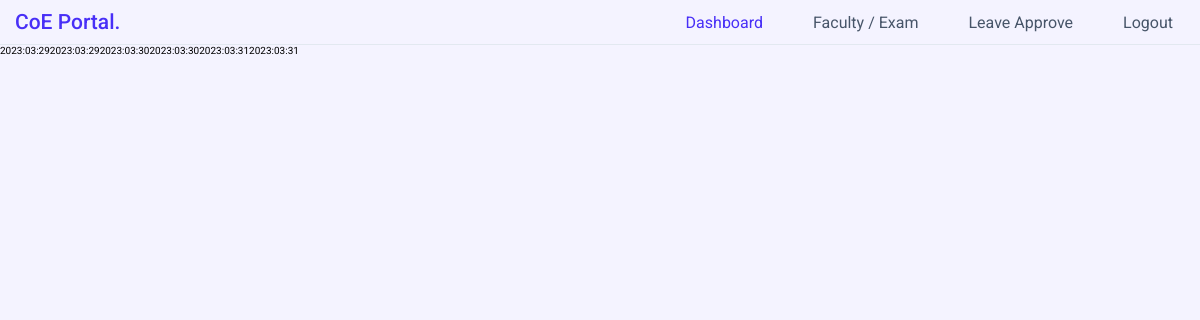
The app's page /admin/biometric.php (signed in) with its own data.
### tables this page shows
CREATE TABLE IF NOT EXISTS `exam_details` (
  `id` int NOT NULL AUTO_INCREMENT,
  `batch` varchar(45) DEFAULT NULL,
  `exam_name` varchar(45) DEFAULT NULL,
  `date` date DEFAULT NULL,
  `ftime` varchar(45) DEFAULT NULL,
  `ttime` varchar(45) DEFAULT NULL,
  `state` varchar(45) DEFAULT 'UPCOMING',
  `status` varchar(45) DEFAULT 'NOT RECRUITED',
  `date_time` varchar(100) DEFAULT NULL,
  PRIMARY KEY (`id`),
  UNIQUE KEY `id_UNIQUE` (`id`)
);

### admin/biometric.php (the view, shortened to what this page needs)
<?php
include '../config.php';
?>
<!DOCTYPE html>
<html lang="en">
<head>
    <link rel="stylesheet" href="../css/style.css" />
    <link rel='stylesheet' href='https://cdnjs.cloudflare.com/ajax/libs/font-awesome/4.6.3/css/font-awesome.min.css'>
</head>
<body>
    <header class="header">
        <nav class="navbar">
            <a href="#" class="nav-logo">CoE Portal.</a>
            <ul class="nav-menu">
                <li class="nav-item">
                    <a href="#" class="active nav-link">Dashboard</a>
                </li>
                <li class="nav-item">
                    <a href="faculty.php" class="nav-link">Faculty / Exam</a>
                </li>
                <li class="nav-item">
                    <a href="leave_approve.php" class="nav-link">Leave Approve</a>
                </li>
                <li style="margin-right: 1vw;" class="nav-item">
                    <a href="logout.php" class="nav-link">Logout</a>
                </li>
            </ul>
        </nav>
    </header>
    <?php
    $sqll1 = "SELECT * FROM invigilation.exam_details WHERE state = 'UPCOMING'";
    $resultt1 = mysqli_query($link, $sqll1);
    while ($roww1 = mysqli_fetch_assoc($resultt1)) {
        $mail_date = $roww1['date'];
        $mail_date1 = strtotime($mail_date);
        $maail_date = $mail_date1 - 24;
        $mail_date = date("Y:m:d", $maail_date);
        echo $mail_date;
    }
    ?>
</body>
</html>

### css/style.css (style rules this page uses)
* { margin: 0; padding: 0; box-sizing: border-box; }
html { font-size: 62.5%; font-family: 'Roboto', sans-serif; background-color: #f4f3ff; }
li { list-style: none; }
a { text-decoration: none; }
.header { border-bottom: 1px solid #E2E8F0; }
.navbar { display: flex; justify-content: space-between; align-items: center; padding: 1rem 1.5rem; }
.nav-menu { display: flex; justify-content: space-between; align-items: center; }
.nav-item { margin-left: 5rem; }
.nav-link { font-size: 1.6rem; font-weight: 400; color: #475569; }
.nav-logo { font-size: 2.1rem; font-weight: 500; color: #482ff7; z-index: 99; }
.active { color: #482ff7; }

### records on screen
exam_details: date "2023:03:29"
exam_details: date "2023:03:29"
exam_details: date "2023:03:30"
exam_details: date "2023:03:30"
exam_details: date "2023:03:31"
exam_details: date "2023:03:31"
